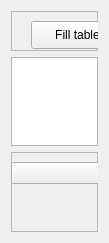
          <widget class="QWidget" name="page_16">
           <property name="geometry">
            <rect>
             <x>0</x>
             <y>0</y>
             <width>109</width>
             <height>243</height>
            </rect>
           </property>
           <attribute name="label">
            <string>Bonds</string>
           </attribute>
           <layout class="QVBoxLayout" name="verticalLayout_9">
            <item>
             <widget class="QFrame" name="frame_7">
              <property name="minimumSize">
               <size>
                <width>0</width>
                <height>40</height>
               </size>
              </property>
              <property name="frameShape">
               <enum>QFrame::StyledPanel</enum>
              </property>
              <property name="frameShadow">
               <enum>QFrame::Raised</enum>
              </property>
              <widget class="QPushButton" name="FormActionsPostButCreateBonds">
               <property name="geometry">
                <rect>
                 <x>20</x>
                 <y>10</y>
                 <width>93</width>
                 <height>28</height>
                </rect>
               </property>
               <property name="text">
                <string>Fill table</string>
               </property>
              </widget>
              <widget class="QPushButton" name="FormActionsPostButPlotBondsHistogram">
               <property name="geometry">
                <rect>
                 <x>142</x>
                 <y>10</y>
                 <width>161</width>
                 <height>28</height>
                </rect>
               </property>
               <property name="text">
                <string>Plot histogram</string>
               </property>
              </widget>
             </widget>
            </item>
            <item>
             <widget class="QTableWidget" name="FormActionsPosTableBonds"/>
            </item>
            <item>
             <widget class="QFrame" name="frame_8">
              <property name="minimumSize">
               <size>
                <width>0</width>
                <height>80</height>
               </size>
              </property>
              <property name="frameShape">
               <enum>QFrame::StyledPanel</enum>
              </property>
              <property name="frameShadow">
               <enum>QFrame::Raised</enum>
              </property>
              <widget class="QComboBox" name="FormActionsPostComboBonds">
               <property name="geometry">
                <rect>
                 <x>0</x>
                 <y>10</y>
                 <width>321</width>
                 <height>22</height>
                </rect>
               </property>
               <property name="sizePolicy">
                <sizepolicy hsizetype="Expanding" vsizetype="Fixed">
                 <horstretch>0</horstretch>
                 <verstretch>0</verstretch>
                </sizepolicy>
               </property>
              </widget>
              <widget class="QLabel" name="FormActionsPostLabelMeanBond">
               <property name="geometry">
                <rect>
                 <x>0</x>
                 <y>50</y>
                 <width>321</width>
                 <height>16</height>
                </rect>
               </property>
               <property name="text">
                <string/>
               </property>
              </widget>
             </widget>
            </item>
           </layout>
          </widget>
